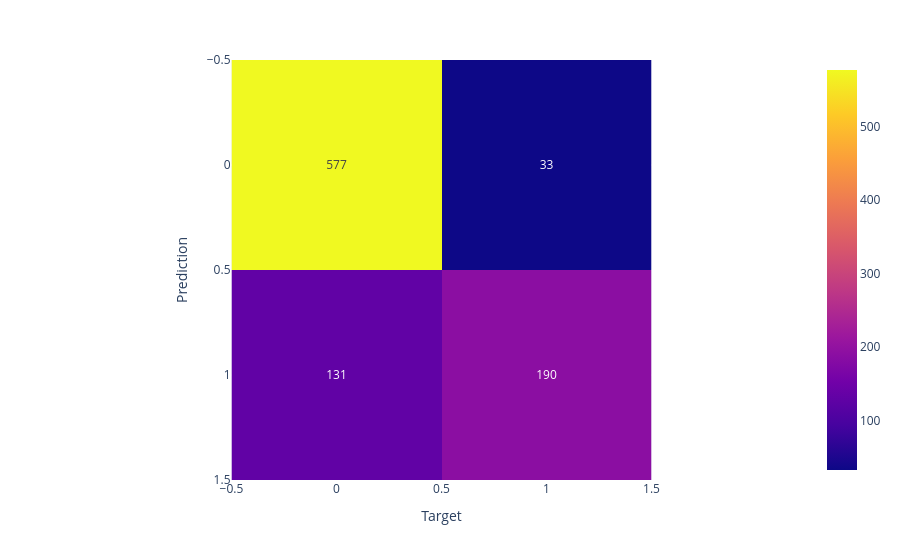

The cell this chart's notebook holds for it:
### Code cell
fig = px.imshow(confusion_matrix(y_test, y_predict_knn), text_auto = True)
fig.update_layout(xaxis_title = 'Target', yaxis_title = 'Prediction')
fig.show()

### Figure 1 — Plotly figure (JSON) as saved in the notebook; plotly's stock layout.template omitted (floating-point values rounded to 4 significant figures)
{"data": [{"coloraxis": "coloraxis", "hovertemplate": "x: %{x}<br>y: %{y}<br>color: %{z}<extra></extra>", "name": "0", "texttemplate": "%{z}", "type": "heatmap", "xaxis": "x", "yaxis": "y", "z": [[577, 33], [131, 190]]}], "layout": {"coloraxis": {"colorscale": [[0, "#0d0887"], [0.1111, "#46039f"], [0.2222, "#7201a8"], [0.3333, "#9c179e"], [0.4444, "#bd3786"], [0.5556, "#d8576b"], [0.6667, "#ed7953"], [0.7778, "#fb9f3a"], [0.8889, "#fdca26"], [1, "#f0f921"]]}, "margin": {"t": 60}, "xaxis": {"anchor": "y", "constrain": "domain", "domain": [0, 1], "scaleanchor": "y", "title": {"text": "Target"}}, "yaxis": {"anchor": "x", "autorange": "reversed", "constrain": "domain", "domain": [0, 1], "title": {"text": "Prediction"}}}}
